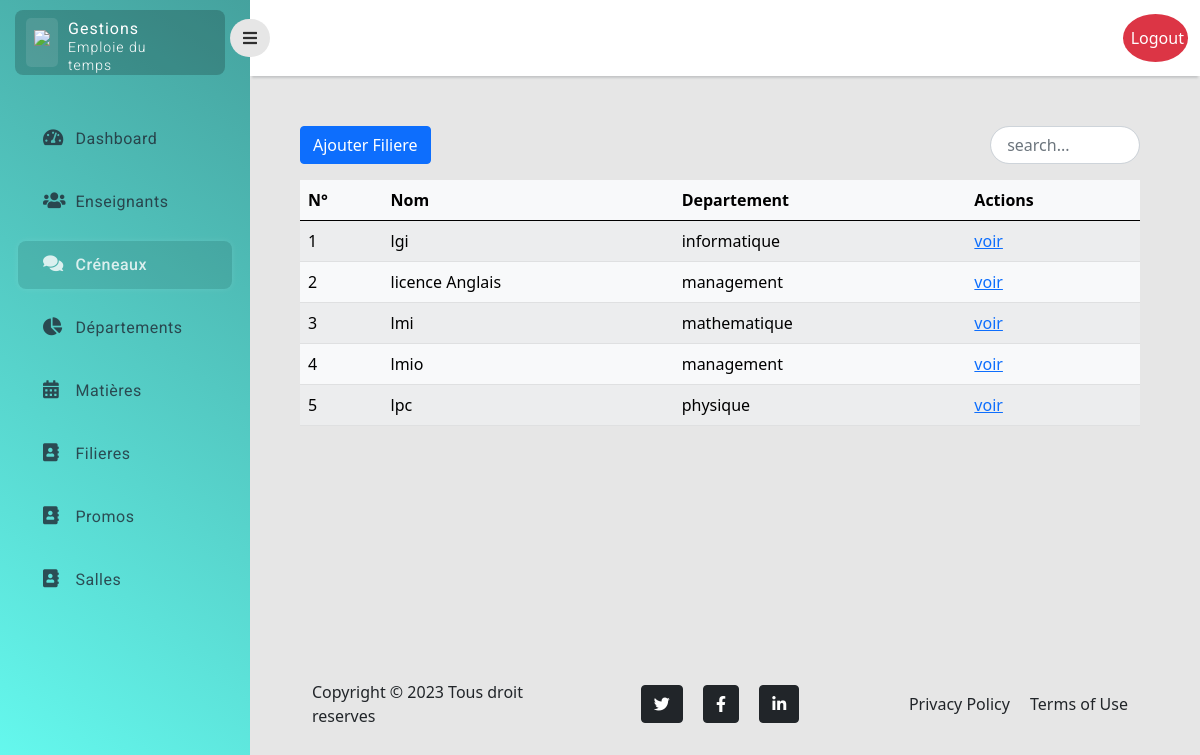
/filiere/ (signed in), run on the app's committed database.
### myApp/models.py (models this page shows)
class Filiere(models.Model):
    name = models.CharField(max_length=100)
    departement = models.ForeignKey(Departement, on_delete=models.CASCADE)
    class Meta:
        ordering = ['name']

class Departement(models.Model):
    name = models.CharField(max_length=100)
    class Meta:
        ordering = ['name']

### myApp/filiere/views.py (the view)
# urls.py: path('',index, name="crenaux.index"),
@login_required(login_url="/login/")
@staff_member_required
def index(request):
    filiere = Filiere.objects.all()
    return render(request, 'filiere/index.html', {'filiere': filiere})

### myApp/templates/filiere/index.html (shortened to what this page needs)
{% extends 'layouts/base.html' %}
{% block main %}
    <div class="main-content">
        <div class="top-content ">
            <div class="items ">
                    <a href="{% url 'filiere.add' %}" class="btn btn-primary">Ajouter Filiere</a>
                    <input id="search" class="form-control search start-end" placeholder=" search...">
            </div>
        </div>
        <table class="table table-light table-striped mt-3 ">
            <thead>
                <tr>
                    <th scope="col">N°</th>
                    <th scope="col">Nom</th>
                    <th scope="col">Departement</th>
                    <th scope="col">Actions</th>
                </tr>
            </thead>
            <tbody id="myTable">
                    {% for fil in filiere %}
                    <tr class="">
                    <td>{{ forloop.counter }}</td>
                    <td>{{ fil.name }}</td>
                    <td>{{ fil.departement.name }}</td>
                    <td>
                        <a href="/filiere/show/{{ fil.id }}"> voir</a>
                    </td>
                    {% empty %}
                    <td> Pas de Filiere</td>
                    {% endfor %}
                </tr>
            </tbody>
        </table>
    </div>
{% endblock main %}

### myApp/static/assets/css/style.css (style rules this page uses)
body { background-color: #e6e6e6; }
.top-content .items { display: flex; justify-content: space-between; }
.search { border-radius: 30px; width: 150px; }

### data on the page
Filiere: name "lgi", departement.name "informatique"
Filiere: name "licence Anglais", departement.name "management"
Filiere: name "lmi", departement.name "mathematique"
Filiere: name "lmio", departement.name "management"
Filiere: name "lpc", departement.name "physique"
